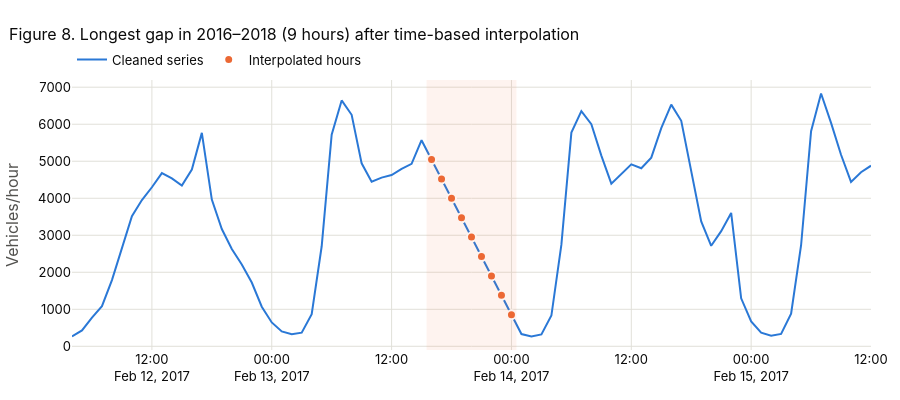

Notebook cell for this chart:
### Code cell
gaps_win = gap_table(is_missing[WINDOW_START:WINDOW_END])
g = gaps_win.iloc[0]
lo, hi = g.start - pd.Timedelta(hours=36), g.end + pd.Timedelta(hours=36)
seg = ts.loc[lo:hi]
imp = seg[seg["is_imputed"] == 1]

fig = go.Figure()
fig.add_vrect(x0=g.start - pd.Timedelta(minutes=30), x1=g.end + pd.Timedelta(minutes=30),
              fillcolor=ORANGE, opacity=0.08, line_width=0)
fig.add_trace(go.Scatter(x=seg.index, y=seg["traffic_volume"], mode="lines", line=dict(color=BLUE, width=2),
                         name="Cleaned series", hovertemplate="%{x|%d/%m %H:%M}: %{y:,.0f} vehicles<extra></extra>"))
fig.add_trace(go.Scatter(x=imp.index, y=imp["traffic_volume"], mode="markers",
                         marker=dict(color=ORANGE, size=9, line=dict(color="#ffffff", width=2)),
                         name="Interpolated hours", hovertemplate="%{x|%d/%m %H:%M}: %{y:,.0f} vehicles (interpolated)<extra></extra>"))
fig.update_layout(title=f"Figure 8. Longest gap in 2016–2018 ({g.hours} hours) after time-based interpolation",
                  yaxis_title="Vehicles/hour", height=400)
fig.show()

### Figure 1 — Plotly figure (JSON) as saved in the notebook; plotly's stock layout.template omitted (floating-point values rounded to 4 significant figures)
{"data": [{"hovertemplate": "%{x|%d/%m %H:%M}: %{y:,.0f} vehicles<extra></extra>", "line": {"color": "#2a78d6", "width": 2}, "mode": "lines", "name": "Cleaned series", "type": "scatter", "x": ["2017-02-12T04:00:00", "2017-02-12T05:00:00", "2017-02-12T06:00:00", "2017-02-12T07:00:00", "2017-02-12T08:00:00", "2017-02-12T09:00:00", "2017-02-12T10:00:00", "2017-02-12T11:00:00", "2017-02-12T12:00:00", "2017-02-12T13:00:00", "2017-02-12T14:00:00", "2017-02-12T15:00:00", "2017-02-12T16:00:00", "2017-02-12T17:00:00", "2017-02-12T18:00:00", "2017-02-12T19:00:00", "2017-02-12T20:00:00", "2017-02-12T21:00:00", "2017-02-12T22:00:00", "2017-02-12T23:00:00", "2017-02-13T00:00:00", "2017-02-13T01:00:00", "2017-02-13T02:00:00", "2017-02-13T03:00:00", "2017-02-13T04:00:00", "2017-02-13T05:00:00", "2017-02-13T06:00:00", "2017-02-13T07:00:00", "2017-02-13T08:00:00", "2017-02-13T09:00:00", "2017-02-13T10:00:00", "2017-02-13T11:00:00", "2017-02-13T12:00:00", "2017-02-13T13:00:00", "2017-02-13T14:00:00", "2017-02-13T15:00:00", "2017-02-13T16:00:00", "2017-02-13T17:00:00", "2017-02-13T18:00:00", "2017-02-13T19:00:00", "2017-02-13T20:00:00", "2017-02-13T21:00:00", "2017-02-13T22:00:00", "2017-02-13T23:00:00", "2017-02-14T00:00:00", "2017-02-14T01:00:00", "2017-02-14T02:00:00", "2017-02-14T03:00:00", "2017-02-14T04:00:00", "2017-02-14T05:00:00", "2017-02-14T06:00:00", "2017-02-14T07:00:00", "2017-02-14T08:00:00", "2017-02-14T09:00:00", "2017-02-14T10:00:00", "2017-02-14T11:00:00", "2017-02-14T12:00:00", "2017-02-14T13:00:00", "2017-02-14T14:00:00", "2017-02-14T15:00:00", "2017-02-14T16:00:00", "2017-02-14T17:00:00", "2017-02-14T18:00:00", "2017-02-14T19:00:00", "2017-02-14T20:00:00", "2017-02-14T21:00:00", "2017-02-14T22:00:00", "2017-02-14T23:00:00", "2017-02-15T00:00:00", "2017-02-15T01:00:00", "2017-02-15T02:00:00", "2017-02-15T03:00:00", "2017-02-15T04:00:00", "2017-02-15T05:00:00", "2017-02-15T06:00:00", "2017-02-15T07:00:00", "2017-02-15T08:00:00", "2017-02-15T09:00:00", "2017-02-15T10:00:00", "2017-02-15T11:00:00", "2017-02-15T12:00:00"], "y": [265.0, 429.0, 774.0, 1084.0, 1789.0, 2666.0, 3517.0, 3952.0, 4297.0, 4679.0, 4538.0, 4342.0, 4775.0, 5766.0, 3964.0, 3168.0, 2631.0, 2208.0, 1723.0, 1069.0, 645.0, 402.0, 324.0, 368.0, 869.0, 2703.0, 5717.0, 6643.0, 6255.0, 4943.0, 4447.0, 4558.0, 4627.0, 4794.0, 4930.0, 5568.0, 5044.0, 4521.0, 3997.0, 3474.0, 2950.0, 2426.0, 1903.0, 1379.0, 855.6, 332.0, 266.0, 322.0, 831.0, 2746.0, 5774.0, 6355.0, 6003.0, 5153.0, 4395.0, 4650.0, 4915.0, 4811.0, 5098.0, 5892.0, 6530.0, 6093.0, 4734.0, 3376.0, 2715.0, 3111.0, 3604.0, 1296.0, 671.0, 368.0, 287.0, 335.0, 884.0, 2731.0, 5810.0, 6830.0, 6036.0, 5176.0, 4440.0, 4703.0, 4880.0]}, {"hovertemplate": "%{x|%d/%m %H:%M}: %{y:,.0f} vehicles (interpolated)<extra></extra>", "marker": {"color": "#eb6834", "line": {"color": "#ffffff", "width": 2}, "size": 9}, "mode": "markers", "name": "Interpolated hours", "type": "scatter", "x": ["2017-02-13T16:00:00", "2017-02-13T17:00:00", "2017-02-13T18:00:00", "2017-02-13T19:00:00", "2017-02-13T20:00:00", "2017-02-13T21:00:00", "2017-02-13T22:00:00", "2017-02-13T23:00:00", "2017-02-14T00:00:00"], "y": [5044.0, 4521.0, 3997.0, 3474.0, 2950.0, 2426.0, 1903.0, 1379.0, 855.6]}], "layout": {"height": 400, "shapes": [{"fillcolor": "#eb6834", "line": {"width": 0}, "opacity": 0.08, "type": "rect", "x0": "2017-02-13T15:30:00", "x1": "2017-02-14T00:30:00", "xref": "x", "y0": 0, "y1": 1, "yref": "y domain"}], "title": {"text": "Figure 8. Longest gap in 2016–2018 (9 hours) after time-based interpolation"}, "yaxis": {"title": {"text": "Vehicles/hour"}}}}
